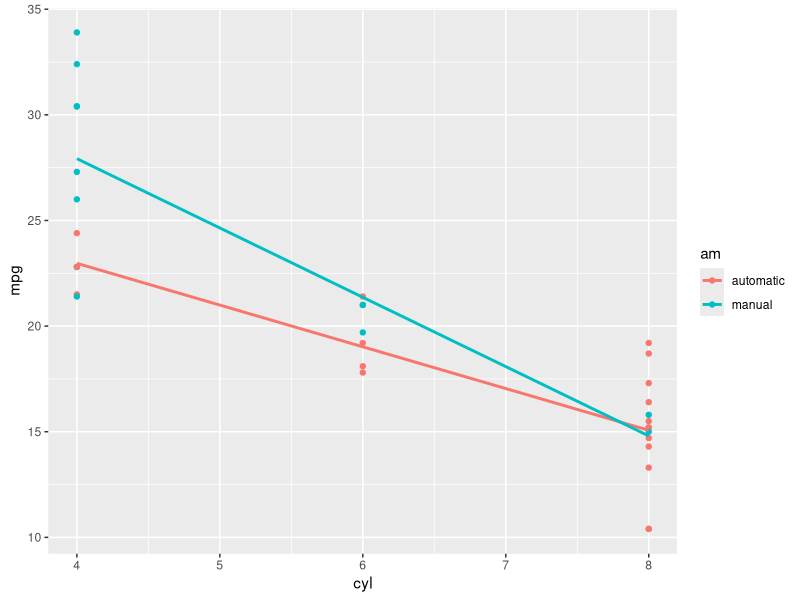
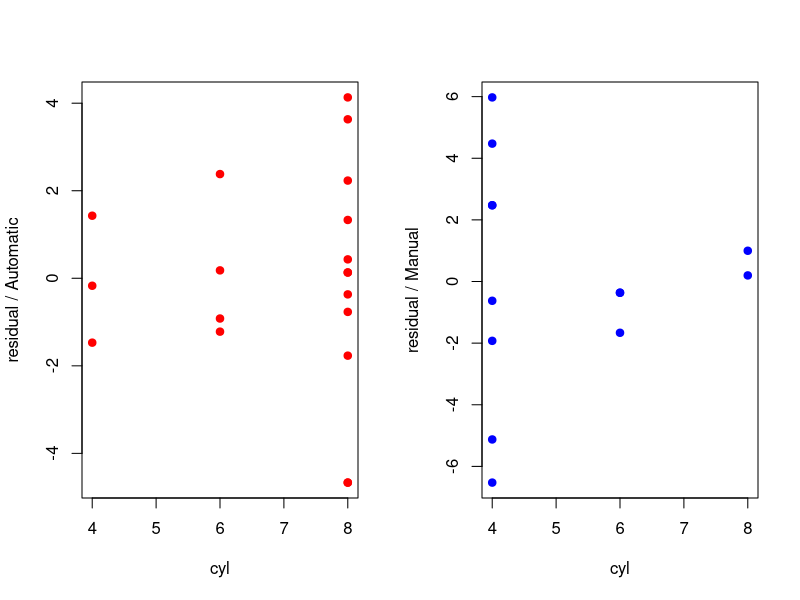

Source code (R) for these figures, in order:
## ---- chunk 1
library(ggplot2)
library(plyr)
library(gridExtra)

data("mtcars")
head(mtcars)
str(mtcars)
## ---- chunk 2
mtcars$am[mtcars$am == 0] <- "automatic"
mtcars$am[mtcars$am == 1] <- "manual"

mtcars$am <- as.factor(mtcars$am)
## ---- chunk 3

binwidth <- (max(mtcars$mpg) - min(mtcars$mpg))/20

g <-  ggplot(data = mtcars, aes_string(x = "am", y = "mpg")) +
        geom_boxplot() +
        stat_boxplot(geom = "errorbar", width = 0.5) +
        facet_wrap(~ factor(cyl)) +
        labs(x = "Transmission", y = "Miles Per Gallon", title = "Miles per Gallon as function of the number of cylinders (4, 6 or 8) and transmission.") +
        theme(text = element_text(size = 20),
              legend.position="none") +
        geom_dotplot(binaxis = "y", stackdir = "center", stackgroups = TRUE,
              binpositions="all", binwidth = binwidth,
              dotsize = 0.6, alpha = 0.6, aes(fill = cyl))

## ---- chunk 4
fit.automatic <- lm(mpg ~ cyl, data = mtcars[mtcars$am == "automatic",])
fit.manual <- lm(mpg ~ cyl, data = mtcars[mtcars$am == "manual",])

summary(fit.automatic)
summary(fit.manual)

h <- ggplot(data = mtcars, aes(x = cyl, y = mpg, col = am),
            cex=4, alpha = 0.5, width = 0.05) + 
        geom_point() +
        geom_smooth(method = "lm", se = FALSE)
h
## ---- chunk 5
par(mfrow=c(1,2))
plot(mtcars$cyl[mtcars$am=="automatic"], fit.automatic$residuals, pch=19, col="red", xlab="cyl", ylab="residual / Automatic")
plot(mtcars$cyl[mtcars$am=="manual"], fit.manual$residuals, pch=19, col="blue", xlab="cyl", ylab="residual / Manual")
## ---- chunk 6
cbind(mtcars$cyl[mtcars$am=="automatic"], predict.lm(fit.automatic))
cbind(mtcars$cyl[mtcars$am=="manual"], predict.lm(fit.manual))
